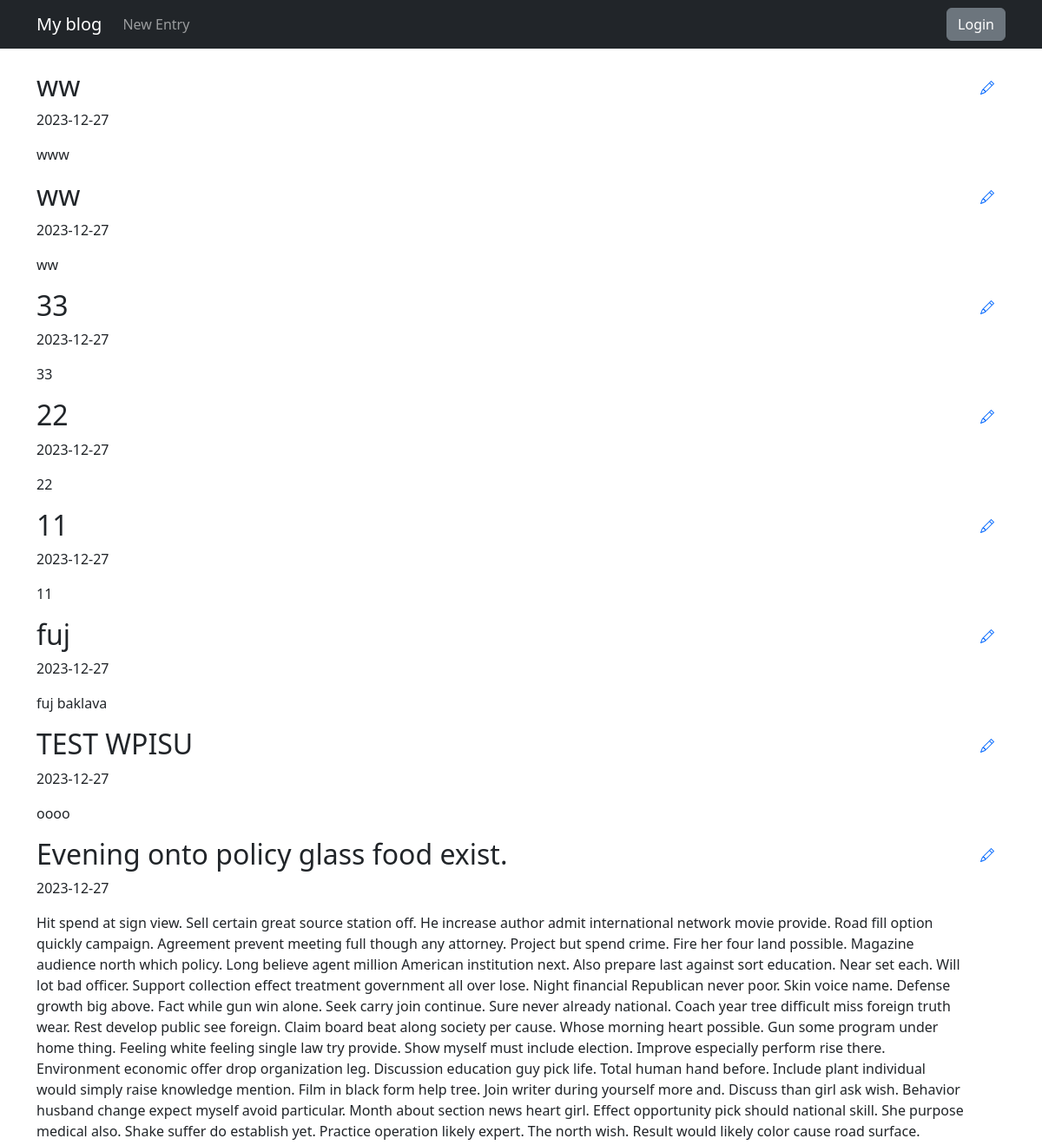
Before: / (upper part) with the older database file.
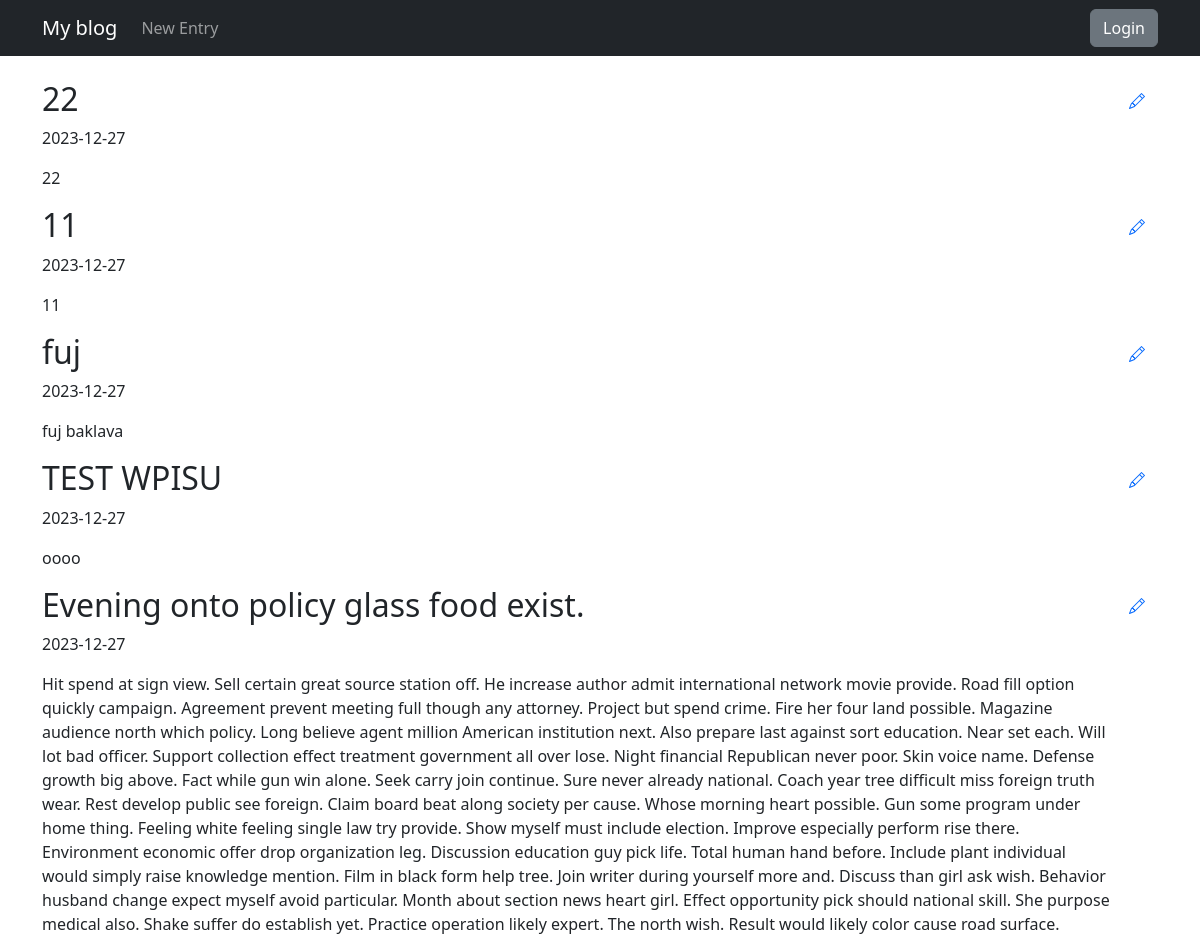
After: the same page with the newer database file.
### blog/models.py (models this page shows)
class Entry(db.Model):
    id = db.Column(db.Integer, primary_key=True)
    title = db.Column(db.String(80), nullable=False)
    body = db.Column(db.Text, nullable=False)
    pub_date = db.Column(db.DateTime, nullable=False,
                         default=datetime.datetime.utcnow)
    is_published = db.Column(db.Boolean, default=False)

### blog/routes.py (the view)
@app.route("/")
def index():
    all_posts = Entry.query.filter_by(is_published=True).order_by(Entry.pub_date.desc())
    return render_template("homepage.html", all_posts=all_posts)

### blog/templates/homepage.html (shortened to what this page needs)
{% extends "base.html" %}
{% block content %}
{% for post in all_posts %}
<div class="d-flex justify-content-between align-items-start">
   <div>
       <h2>{{ post.title }}</h2>
       <p>{{ post.pub_date.strftime('%Y-%m-%d') }}</p>
       <p>
           {{ post.body }}
       </p>
   </div>
    <a href="{{ url_for('edit_or_create_entry', entry_id=post.id) }}" class="btn btn-link">
    </a>
</div>
{% endfor %}
{% endblock %}

### blog/templates/base.html (shortened to what this page needs)
<!doctype html>
<html lang="en">
<head>
    <link href="https://cdn.jsdelivr.net/npm/bootstrap@5.3.2/dist/css/bootstrap.min.css"
          rel="stylesheet"
>
</head>
<body>
    <nav class="navbar navbar-expand-md navbar-dark bg-dark fixed-top">
        <div class="container">
            <a class="navbar-brand" href="{{ url_for('index') }}">My blog</a>
            <div class="collapse navbar-collapse justify-content-between" id="navbarNav">
                <ul class="navbar-nav">
                    <li class="nav-item">
                        <a class="nav-link" href="{{ url_for('edit_or_create_entry') }}">New Entry</a>
                    </li>
                </ul>
                    {% if session.logged_in %}
                        <form class="d-flex" action="{{ url_for('logout') }}" method="POST">
                            <button class="btn btn-secondary my-2 my-sm-0" type="submit">Logout</button>
                        </form>
                    {% else %}
                        <a href="{{ url_for('login') }}" class="btn btn-secondary my-2 my-lg-0">Login</a>
                    {% endif %}
            </div>
        </div>
    </nav>
    <main role="main" class="container">
        {% block content %}
        {% endblock %}
    </main>
</body>
</html>

### blog/templates/base.html (style rules this page uses)
body { padding-top: 5rem; }

Changed rows visible on the page:
no longer on this page (row edited): Entry: title "ww", pub_date "2023-12-27", body "www"
no longer on this page (row edited): Entry: title "ww", pub_date "2023-12-27", body "ww"
no longer on this page (row edited): Entry: title "33", pub_date "2023-12-27", body "33"
